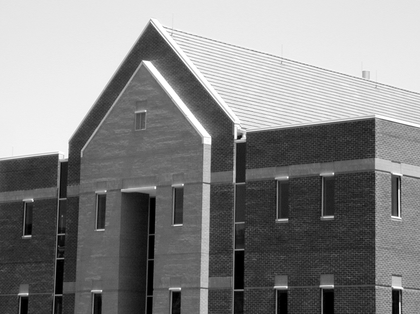
%> input picture CSE 424 Digital Image Processing - LAB/LAB8/Assesment 3/Marr-Hildreth.tif, 420 x 314 px, shrunk from 1114 x 834 before the run
$ octave 'Alternative way_192311014.m'   (GNU Octave 9; MATLAB toolbox functions it lacks are replaced by stand-ins)
%> lines starting %> are read from the running program, lines starting %| are printed output that depends on the picture
clc;

f = imread('Marr-Hildreth.tif');
%> f is the input picture: size 314x420 uint8; min 0, max 255, mean 133.3
[M,N] = size(f);
%> M = 314; N = 420
f_ = double(f);
f_p = padarray(f_,[24,24]);
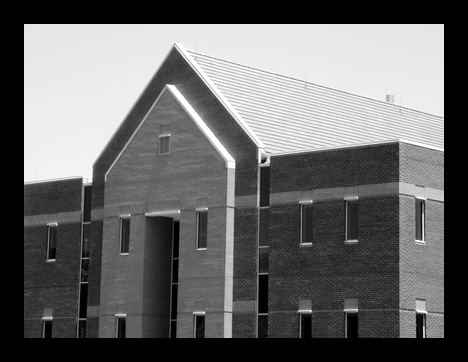
%> f_p: size 362x468 double; min 0, max 255, mean 103.7
g = zeros(size(f_p));
[M_p,N_p] =  size(f_p);
%> M_p = 362; N_p = 468

sigma = 4;
n = 25;
h = [0 -1 0; -1 4 -1; 0 -1 0];

figure,imshow(f),title('Original Picture');

G = zeros([25,25]);

for x = 1:25
    for y = 1:25
       G(x,y) = exp(-(((x-1)^2+(y-1)^2)/(2 * (sigma ^ 2))));
    end
end
G = G/sum(G(:));

for x = 25:M_p- 24
    for y = 25:N_p- 24
        g(x,y) = sum(sum(f_p(x-12:x+12,y-12:y+12).*G));
    end
end
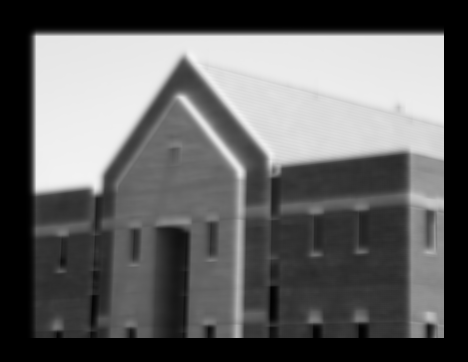
%> g: size 362x468 double; min 0, max 243.6, mean 99.4

g = g(25:M_p-24,25:N_p-24);
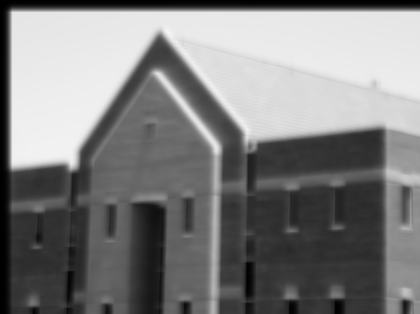
%> g: size 314x420 double; min 0.00294, max 243.6, mean 127.7

g_ = padarray(g,[2,2]);
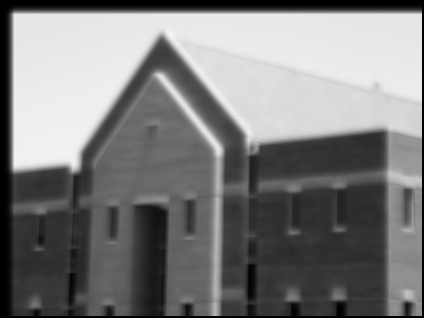
%> g_: size 318x424 double; min 0, max 243.6, mean 124.9
[Mg_p,Ng_p] =  size(g_);
%> Mg_p = 318; Ng_p = 424
LoG = zeros(size(g_));

for x = 3:Mg_p-2
    for y = 3:Ng_p-2
        LoG(x,y) = sum(sum(g_(x-1:x+1,y-1:y+1).*h));
    end
end
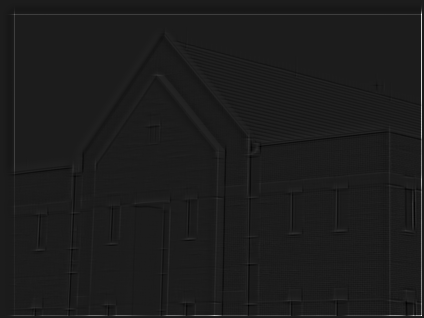
%> LoG: size 318x424 double; min -35.1, max 280.1, mean 0.6; drawn with min black and max white

LoG = LoG(3:Mg_p-2,3:Ng_p-2);
%> LoG: size 314x420 double
figure,imshow(LoG),title('LoG Picture');
%> after `imshow(LoG)`:
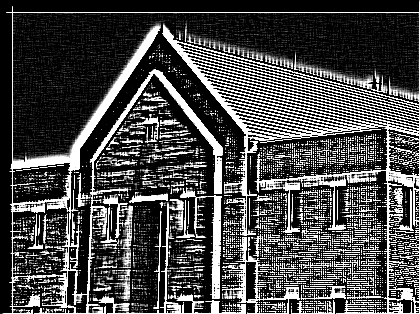
%> displayed picture: size 314x420, on the screen's scale of 0 to 255; min 0, max 255, mean 73.8

zeroImage = zeros(size(LoG));
zeroImage(abs(LoG) > .04*max(LoG(:))) = 255;
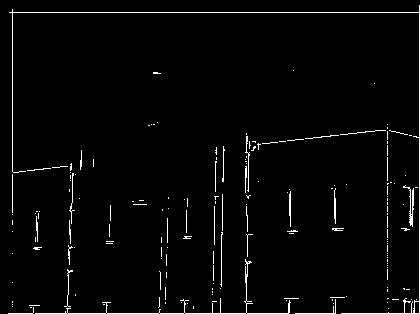
%> zeroImage: size 314x420 double; 2.6% white in thin lines or dots
figure, imshow(uint8(zeroImage)), title('Zero crossing');
